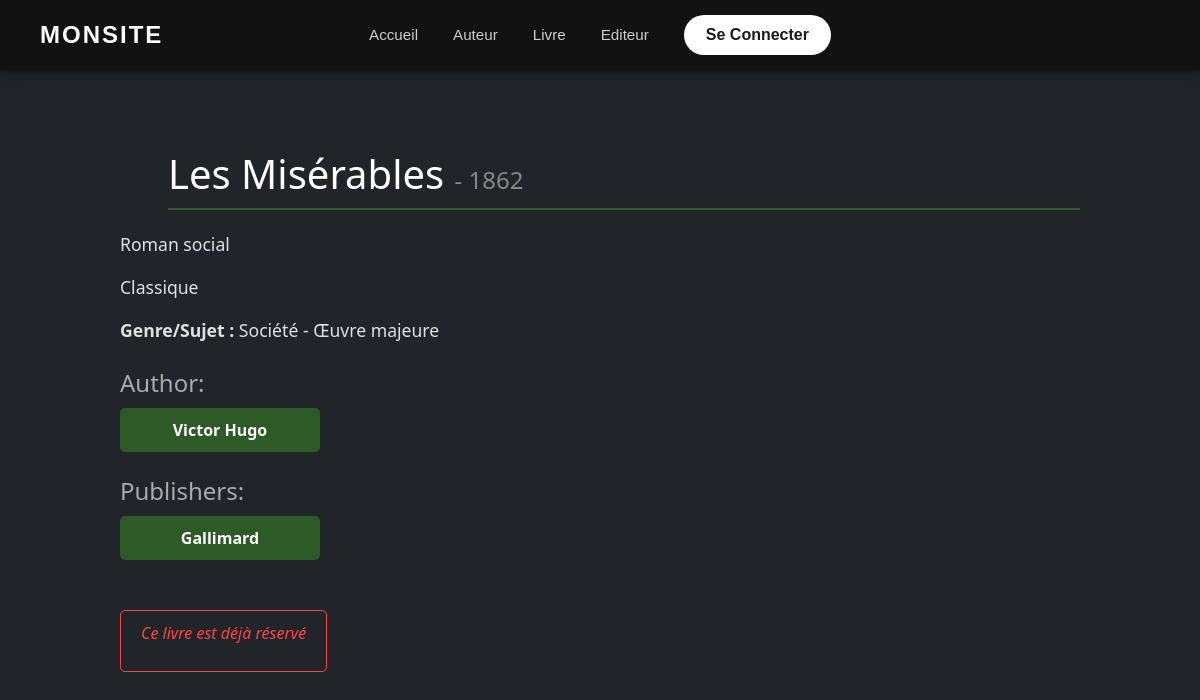
The app's page /book_detail/ISBN-001 with its own data.
### backoffice/models.py (models this page shows)
class Title(models.Model):
    title = models.CharField(max_length=255)
    year_published = models.SmallIntegerField()
    isbn = models.CharField(primary_key=True, max_length=20)
    pubid = models.IntegerField()
    description = models.CharField(max_length=50)
    notes = models.CharField(max_length=50)
    subject = models.CharField(max_length=50)
    comments = models.TextField()
    pubid = models.ForeignKey("Publishers", on_delete=models.CASCADE)
    authors = models.ManyToManyField("Author", related_name="title_authors", blank=True, default=None)
    reserved = models.BooleanField(default=False)

class Author(models.Model):
    id = models.AutoField(primary_key=True)
    name = models.CharField(max_length=50)
    year_born = models.SmallIntegerField()

class Publishers(models.Model):
    pubid = models.IntegerField(primary_key=True)
    name = models.CharField(max_length=50)
    compagny_name = models.CharField(max_length=255)
    address = models.CharField(max_length=50)
    city = models.CharField(max_length=20)
    state = models.CharField(max_length=10)
    zip = models.CharField(max_length=15)
    telephone = models.CharField(max_length=15)
    fax = models.CharField(max_length=15)
    comments = models.TextField()

### backoffice/views.py (the view)
# urls.py: path('book_detail/<str:book_id>', views.book_detail, name="book_detail"),
def book_detail(request, book_id):
    book = Title.objects.get(pk = book_id)
    pub = Publishers.objects.filter(pk=book.pubid.pk)
    return render(request, 'book/book_detail.html', {'book': book, 'pub': pub,  'active_nav': 'book'})

### backoffice/templates/book/book_detail.html (shortened to what this page needs)
{% extends "gabari.html" %}
{% block content %}
<div class="book-detail-container">
    <h1 class="book-title">{{book.title}} <span class="book-year">- {{book.year_published}}</span></h1>
    <div class="book-info-section">
        <p class="book-description">{{book.description}}</p>
        <p class="book-notes">{{book.notes}}</p>
        <p class="book-meta"><strong>Genre/Sujet :</strong> {{book.subject}} - {{book.comments}}</p>
    </div>
    <div class="detail-section">
        <h4 class="section-label">Author:</h4>
        <div class="tags-container">
            {% for a in book.authors.all %}
                <a href="{% url 'author_detail' author_id=a.id %}" class="detail-tag">
                    {{a.name}}
                </a>
            {% endfor %}
        </div>
    </div>
    <div class="detail-section">
        <h4 class="section-label">Publishers:</h4>
        <div class="tags-container">
            {% for p in pub %}
                <a href="{% url 'publisher_detail' pubid=p.pubid %}" class="detail-tag">
                    {{p.name}}
                </a>
            {% endfor %}
        </div>
    </div>
    <div class="reservation-box">
        {% if book.reserved %}
            <div class="status-reserved">
                <p>Ce livre est déjà réservé</p>
            </div>
        {% endif %}
    </div>
</div>
{% endblock %}

### backoffice/static/css/style.css (style rules this page uses)
.book-detail-container { padding: 40px 10%; color: #e0e0e0; font-family: 'Segoe UI', sans-serif; }
.book-title { font-size: 2.5rem; margin-bottom: 20px; border-bottom: 2px solid #2d5a27; padding-bottom: 10px; }
.book-year { color: #888; font-size: 1.5rem; }
.book-info-section p { font-size: 1.1rem; line-height: 1.6; margin-bottom: 15px; }
.section-label { margin: 25px 0 10px 0; color: #aaa; }
.tags-container { display: flex; gap: 10px; flex-wrap: wrap; }
.detail-tag { background: #2d5a27; color: white !important; text-decoration: none !important; padding: 10px 25px; border-radius: 5px; font-weight: bold; min-width: 200px; text-align: center; transition: background 0.3s; }
.reservation-box { margin-top: 50px; }
.status-reserved { color: #ff4444; font-style: italic; border: 1px solid #ff4444; display: inline-block; padding: 10px 20px; border-radius: 5px; }
h1 { color: #ffffff; font-family: 'Segoe UI', sans-serif; margin: 40px 0 30px 5%; }

### records on screen
Title: title "Les Misérables", year_published "1862", description "Roman social", notes "Classique", subject "Société", comments "Œuvre majeure"
Author: name "Victor Hugo"
Publishers: name "Gallimard"
